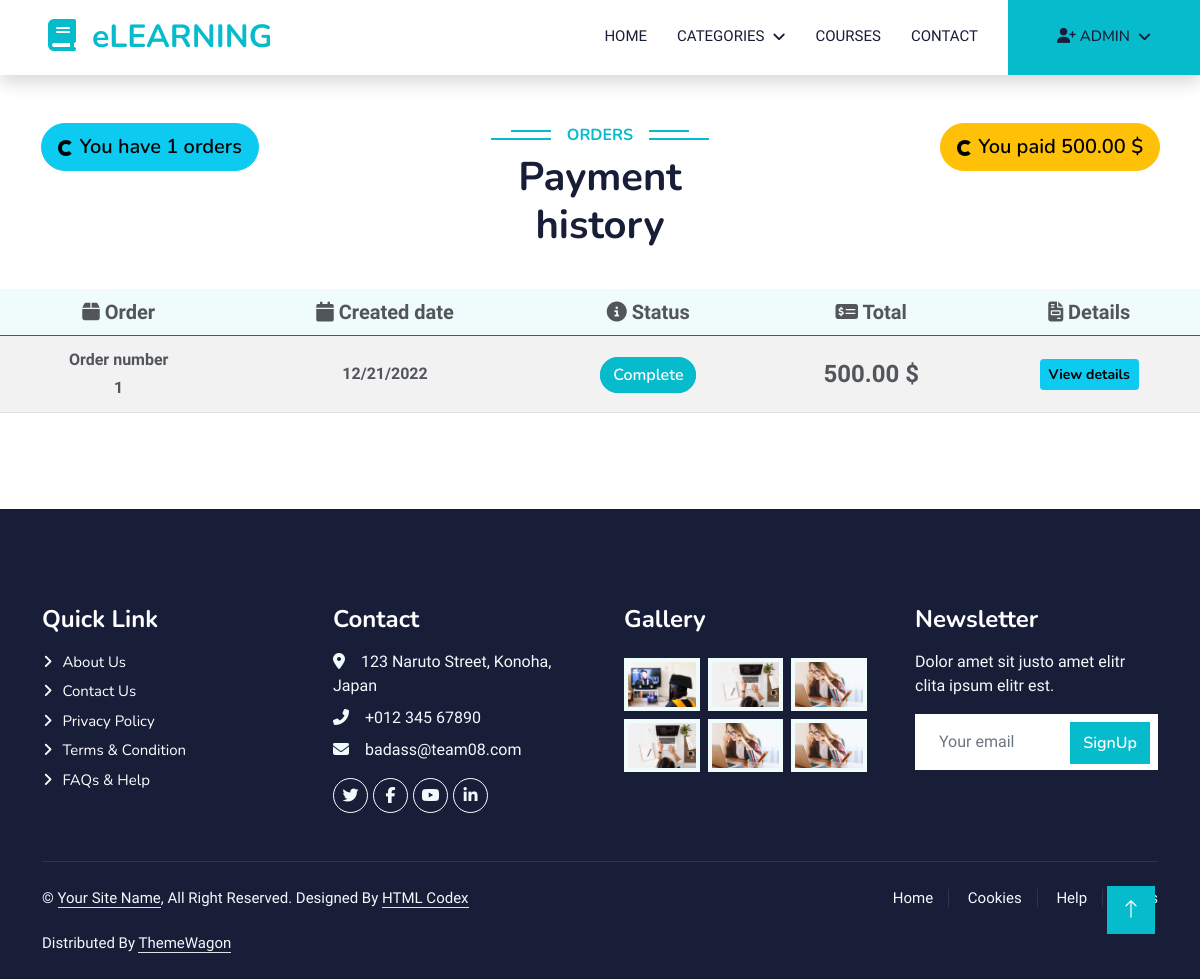
Before: /order/payment_history/ (signed in) with the older database file.
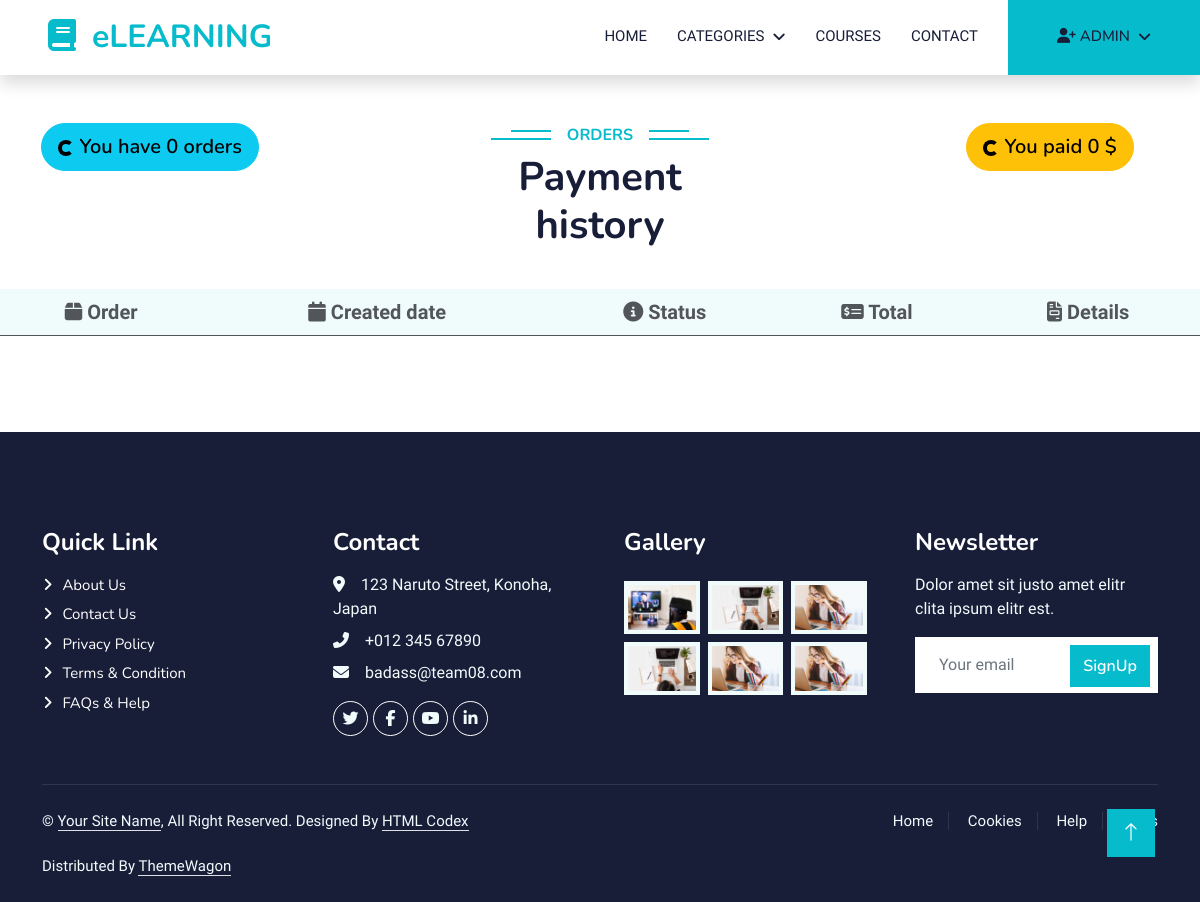
After: the same page with the newer database file.
### order/models.py (models this page shows, shortened)
class Order(models.Model):
    PAYMENT_STATUS_PENDING = 'P'
    PAYMENT_STATUS_COMPLETE = 'C'
    PAYMENT_STATUS_FAILED = 'F'
    PAYMENT_STATUS_CHOICES = [
        (PAYMENT_STATUS_PENDING, 'Pending'),
        (PAYMENT_STATUS_COMPLETE, 'Complete'),
        (PAYMENT_STATUS_FAILED, 'Failed')
    ]
    placed_at = models.DateTimeField(auto_now_add=True)
    total = models.DecimalField(max_digits=8, decimal_places=2,
                                validators=[MinValueValidator(0)], blank=True, null=True)
    payment_status = models.CharField(
        max_length=1, choices=PAYMENT_STATUS_CHOICES, default=PAYMENT_STATUS_PENDING)
    user = models.ForeignKey(Account, on_delete=models.CASCADE)
    def get_payment_status(self):
        return self.get_payment_status_display()
    def get_order_details(self):
        return self.orderdetail_set.all()

### order/views.py (the view)
# urls.py: path('payment_history/', views.payment_history, name='payment_history'),
@login_required
def payment_history(request, total_paid=0):
    orders = Order.objects.filter(user=request.user)
    for order in orders:
        total_paid += order.total
    context = {
        'orders': orders,
        'total_paid': total_paid
    }
    return render(request, 'order/payment_history.html', context=context)

### account/models.py (called while the page is built)
    def full_name(self):
        return self.first_name + " " + self.last_name

### course/context_processors.py (called while the page is built)
def menu_links(request):
    links = Category.objects.all()
    return dict(links=links)

### course/models.py (called while the page is built)
    def get_url(self):
        return reverse('course_by_category', args=[self.slug])

### templates/order/payment_history.html (shortened to what this page needs)
{% extends 'base.html' %} {% load static %} {% block content %}
<div class="container-fluid py-5">
  <div
    class="text-center wow fadeInUp row justify-content-between"
    data-wow-delay="0.1s"
  >
    <div class="col-md-3">
      <button class="btn btn-info btn-lg rounded-pill">
        <span class="spinner-border spinner-border-sm"></span>
        You have {{orders.count}} orders
      </button>
    </div>
    <div class="col-md-3">
      <h6 class="section-title bg-white text-center text-primary px-3">
        Orders
      </h6>
      <h1 class="mb-4">Payment history</h1>
    </div>
    <div class="col-md-3">
      <button class="btn btn-warning btn-lg rounded-pill">
        <span class="spinner-border spinner-border-sm"></span>
        You paid {{total_paid}} $
      </button>
    </div>
    <table
      class="table table-striped table-responsive align-middle mb-0 bg-white mt-3"
    >
      <thead class="bg-light text-center fs-5">
        <tr>
          <th><i class="fa-solid fa-box"></i> Order</th>
          <th><i class="fa-solid fa-calendar"></i> Created date</th>
          <th><i class="fa-solid fa-circle-info"></i> Status</th>
          <th><i class="fa-solid fa-money-check-dollar"></i> Total</th>
          <th><i class="fa-sharp fa-solid fa-file-invoice"></i> Details</th>
        </tr>
      </thead>
      <tbody class="text-center">
        {% for order in orders %}
        <tr>
          <td>
            <p class="fw-bold m-1">Order number</p>
            <p class="fw-bold m-1">{{forloop.counter}}</p>
          </td>
          <td>
            <p class="fw-semi-bold m-1 fw-5">
              {{order.placed_at|date:"SHORT_DATE_FORMAT"}}
            </p>
          </td>
          <td>
            <span
              class="btn {% if order.get_payment_status == 'Complete' %} btn-primary {% elif order.get_payment_status == 'Pending' %} btn-warning {% else %} btn-danger {% endif %} rounded-pill d-inline m-1"
              >{{order.get_payment_status}}</span
            >
          </td>
          <td class="fw-semi-bold fs-4">{{order.total}} $</td>
          <td>
            <button
              type="button"
              class="btn btn-info btn-rounded btn-sm fw-bold"
              data-mdb-ripple-color="dark"
              data-bs-toggle="modal"
              data-bs-target="#mymodal{{order.id}}"
            >
              View details
            </button>
          </td>
        </tr>
        {% endfor %}
      </tbody>
    </table>
  </div>
</div>
{% endblock content %}

Changed rows visible on the page:
removed Order: placed_at "12/21/2022", get_payment_status "Complete", total "500.00"
Other visible differences:
{{ orders.count }}: "1" → "0"
{{ total_paid }}: "500.00" → "0"
